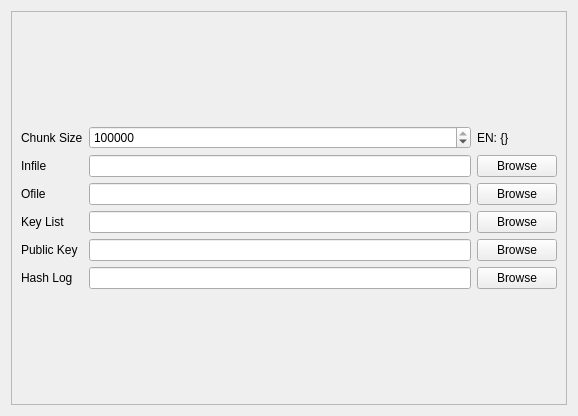
<?xml version="1.0" encoding="UTF-8"?>
<ui version="4.0">
 <class>tabdefaults_encrypt</class>
 <widget class="QWidget" name="tabdefaults_encrypt">
  <property name="geometry">
   <rect>
    <x>0</x>
    <y>0</y>
    <width>578</width>
    <height>416</height>
   </rect>
  </property>
  <property name="windowTitle">
   <string>Form</string>
  </property>
  <layout class="QGridLayout" name="gridLayout_2">
   <item row="0" column="0">
    <layout class="QGridLayout" name="gridLayout">
     <item row="0" column="0">
      <widget class="QScrollArea" name="scrollArea">
       <property name="widgetResizable">
        <bool>true</bool>
       </property>
       <widget class="QWidget" name="scrollAreaWidgetContents">
        <property name="geometry">
         <rect>
          <x>0</x>
          <y>0</y>
          <width>556</width>
          <height>394</height>
         </rect>
        </property>
        <layout class="QGridLayout" name="gridLayout_4">
         <item row="0" column="0">
          <layout class="QGridLayout" name="gridLayout_3">
           <item row="5" column="1">
            <widget class="QLineEdit" name="public_key">
             <property name="dragEnabled">
              <bool>true</bool>
             </property>
             <property name="clearButtonEnabled">
              <bool>true</bool>
             </property>
            </widget>
           </item>
           <item row="4" column="0">
            <widget class="QLabel" name="label_4">
             <property name="text">
              <string>Key List</string>
             </property>
            </widget>
           </item>
           <item row="5" column="0">
            <widget class="QLabel" name="label_5">
             <property name="text">
              <string>Public Key</string>
             </property>
            </widget>
           </item>
           <item row="0" column="1">
            <widget class="QSpinBox" name="dataChunkSize">
             <property name="maximum">
              <number>999999999</number>
             </property>
             <property name="value">
              <number>10485760</number>
             </property>
            </widget>
           </item>
           <item row="1" column="1">
            <widget class="QLineEdit" name="ifile">
             <property name="dragEnabled">
              <bool>true</bool>
             </property>
             <property name="clearButtonEnabled">
              <bool>true</bool>
             </property>
            </widget>
           </item>
           <item row="4" column="2">
            <widget class="QPushButton" name="browse_key_list">
             <property name="text">
              <string>Browse</string>
             </property>
            </widget>
           </item>
           <item row="3" column="1">
            <widget class="QLineEdit" name="ofile">
             <property name="dragEnabled">
              <bool>true</bool>
             </property>
             <property name="clearButtonEnabled">
              <bool>true</bool>
             </property>
            </widget>
           </item>
           <item row="6" column="2">
            <widget class="QPushButton" name="browse_hash_log">
             <property name="text">
              <string>Browse</string>
             </property>
            </widget>
           </item>
           <item row="3" column="0">
            <widget class="QLabel" name="label_3">
             <property name="text">
              <string>Ofile</string>
             </property>
            </widget>
           </item>
           <item row="5" column="2">
            <widget class="QPushButton" name="browse_public_key">
             <property name="text">
              <string>Browse</string>
             </property>
            </widget>
           </item>
           <item row="1" column="2">
            <widget class="QPushButton" name="browse_ifile">
             <property name="text">
              <string>Browse</string>
             </property>
            </widget>
           </item>
           <item row="0" column="0">
            <widget class="QLabel" name="label">
             <property name="text">
              <string>Chunk Size</string>
             </property>
            </widget>
           </item>
           <item row="6" column="1">
            <widget class="QLineEdit" name="hash_log">
             <property name="dragEnabled">
              <bool>true</bool>
             </property>
             <property name="clearButtonEnabled">
              <bool>true</bool>
             </property>
            </widget>
           </item>
           <item row="1" column="0">
            <widget class="QLabel" name="label_2">
             <property name="text">
              <string>Infile</string>
             </property>
            </widget>
           </item>
           <item row="4" column="1">
            <widget class="QLineEdit" name="key_list">
             <property name="dragEnabled">
              <bool>true</bool>
             </property>
             <property name="clearButtonEnabled">
              <bool>true</bool>
             </property>
            </widget>
           </item>
           <item row="6" column="0">
            <widget class="QLabel" name="label_6">
             <property name="text">
              <string>Hash Log</string>
             </property>
            </widget>
           </item>
           <item row="3" column="2">
            <widget class="QPushButton" name="browse_ofile">
             <property name="text">
              <string>Browse</string>
             </property>
            </widget>
           </item>
           <item row="0" column="2">
            <widget class="QLabel" name="sizeInEN">
             <property name="text">
              <string>EN: {}</string>
             </property>
            </widget>
           </item>
          </layout>
         </item>
        </layout>
       </widget>
      </widget>
     </item>
    </layout>
   </item>
  </layout>
 </widget>
 <resources/>
 <connections/>
</ui>
